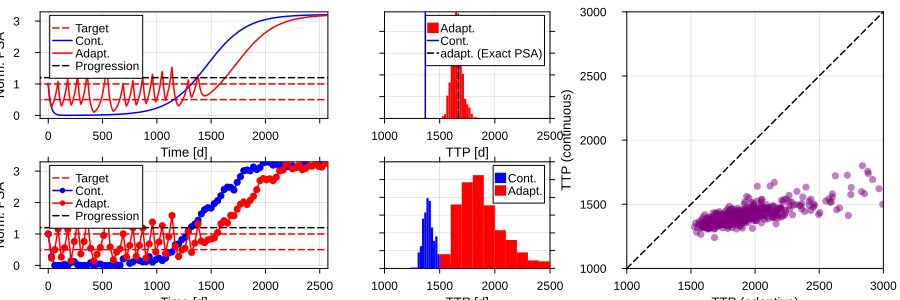

Write the Julia code that produced this figure.
#=

    FIGURE 4
    ========

    Looks at TTP distribution variability for patient idx = 99

    Decision interval: Δ = 30 d
    adaptive: α = [0.2,1.0]

=#

using RobustAdaptiveTherapy
using Distributions
using Plots, StatsPlots

include("../defaults.jl")

# Patient `idx` in (a) and (b)
idx = 99
res = patient_fit(idx)

## SETUP TREATMENT SCHEDULE

    tmax = 10000.0      # Maximum time (such that TTP is always less than tmax)
    Δ = 30              # Decision interval
    tobs = 0:Δ:tmax     # Observation times (for decisions)
    α = [0.5,1.0]       # Off when Rel. PSA drops below α[1], on when above α[2]

    Tv_at = ε -> create_Tx(α,Δ,isa(ε,Distribution) ? rand(ε) : ε;tmax)
    Tx_con = t -> true

    ε = q -> psa_noise_model(0:Δ:tmax,q)

    function get_psa_drug(q,ε=nothing)
        if isnothing(ε)
            return solve_model(q,Tx_con;tmax,output=:all)[1:2]
        else
            return solve_model(q,Tv_at(ε);tmax,output=:all)
        end
    end
    function get_ttp(q,ε=nothing)
        psa,drug = get_psa_drug(q,ε)
        find_ttp(psa,drug;tmax)
    end

## (a) - PSA trajectories

    panel1 = begin

        q = get_map(idx)

        # Get continuous therapy TTP
        ε_conᵢ = rand(ε(q))
        psa_con,drug_con = get_psa_drug(q);
        ttp_con = get_ttp(q)

        # Ensemble plot
        ε_intᵢ = rand(ε(q))
        psa_adapt,drug_adapt = get_psa_drug(q,ε_intᵢ)
        ttp_adapt = get_ttp(q,ε_intᵢ)

        # Plots...
        plt1 = hline(α,lw=1.5,c=:red,ls=:dash,label="Target")
        plt2 = hline(α,lw=1.5,c=:red,ls=:dash,label="Target")
        plot!(plt1,psa_con,xlim=(0.0,tmax),c=:blue,lw=1.5,label="Cont.")
        plot!(plt1,psa_adapt,c=:red,lw=1.5,label="Adapt.")
        
        plot!(plt2,tobs,max.(0.0,(psa_con.(tobs) + ε_conᵢ) / (1 + ε_conᵢ[1])),c=:blue,m=:circle,msw=0.0,lw=1.5,label="Cont.")
        plot!(plt2,tobs,max.(0.0,(psa_adapt.(tobs) + ε_intᵢ) / (1 + ε_intᵢ[1])),c=:red,m=:circle,msw=0.0,lw=1.5,label="Adapt.")

        [hline!(plt,[1.2],c=:black,lw=1.5,ls=:dash,label="Progression") for plt = [plt1,plt2]]
    
        plot(plt1,plt2,layout=grid(2,1),ylim=(0.0,3.2),xlim=(0.0,2500.0))

    end

    plot!(panel1,xlabel="Time [d]",ylabel="Norm. PSA",widen=true)

## (b) - TTP distribution

    # Number of simulations
    n = 500

    ## Fixed parameters
    panel2a = begin

        # Continuous strategy
        ttp_con = get_ttp(q)

        # Exact measurements, adaptive strategy
        ttp_adapt_exact = get_ttp(q,0.0*rand(ε(q)))

        # Distribution of TTP
        ttp1 = [get_ttp(q,rand(ε(q))) for _ = 1:n]

        # Plot
        plt = histogram(ttp1,c=:red,lw=0.0,label="Adapt.",ywiden=false)
        vline!([ttp_con],c=:blue,lw=1.5,label="Cont.")
        vline!([ttp_adapt_exact],c=:black,ls=:dash,lw=1.5,label="adapt. (Exact PSA)")

    end

    # Parameters from posterior
    panel2b,panel2c = begin

        # Continuous
        Q = sample(res,n)

        # Distribution of TTP (continuous)
        ttp2_con = [get_ttp(q) for q = Q]

        # Distribution of TTP (adaptive)
        ttp2_int = [get_ttp(q,rand(ε(q))) for q = Q]

        # Plot
        plt1 = plot()
        histogram!(plt1,ttp2_con,c=:blue,lw=0.0,label="Cont.",ywiden=false, ylim=(0.0,89.0))
        histogram!(plt1,ttp2_int,c=:red,lw=0.0,label="Adapt.", binwidth=20, ylim=(0.0,120.0))

        plt2 = scatter(ttp2_int,ttp2_con,c=:purple,α=0.5,label="",
            xlabel="TTP (adaptive)", ylabel="TTP (continuous)")

        (plt1,plt2)

    end

    panel2 = plot(panel2a,panel2b,layout=grid(2,1), link=:x, 
        xlim=(1000.0,2500.0),xlabel="TTP [d]")
    panel3 = plot(panel2c)
    plot!(panel3, x->x, c=:black, ls=:dash, lw=1.5, label="",
        aspect_ratio=:equal,xlim=(1000.0,3000.0),ylim=(1000.0,3000.0))

## Figure 3

fig4 = plot(panel1, panel2, plot!(panel3, aspect_ratio=:equal), size=(900,300),
    layout=@layout([a{0.4w} b c{0.37w}]), link=:x)

savefig(fig4, split("$(@__FILE__).svg",".")[1] * ".svg")
fig4
